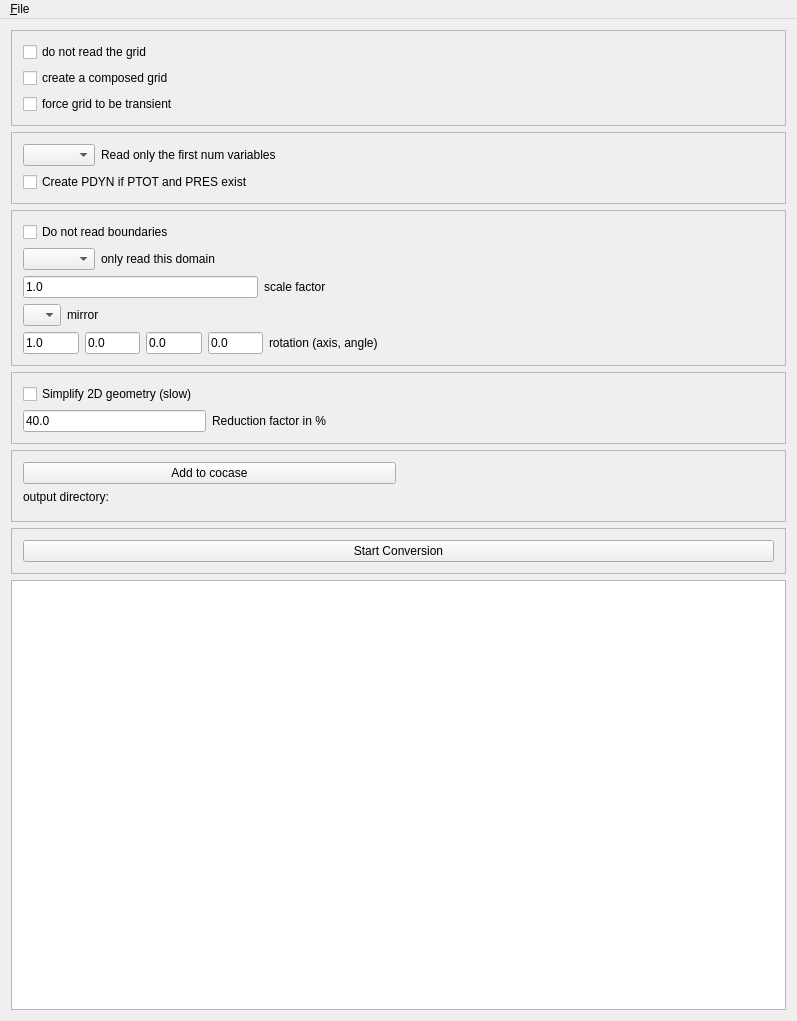
<?xml version="1.0" encoding="UTF-8"?>
<ui version="4.0">
 <comment>Python:from ChangeIndicatedLE import ChangeIndicatedLE</comment>
 <class>Cfx2CoviseGuiBase</class>
 <widget class="QMainWindow" name="Cfx2CoviseGuiBase">
  <property name="geometry">
   <rect>
    <x>0</x>
    <y>0</y>
    <width>797</width>
    <height>1021</height>
   </rect>
  </property>
  <property name="sizePolicy">
   <sizepolicy hsizetype="MinimumExpanding" vsizetype="MinimumExpanding">
    <horstretch>0</horstretch>
    <verstretch>0</verstretch>
   </sizepolicy>
  </property>
  <property name="minimumSize">
   <size>
    <width>624</width>
    <height>909</height>
   </size>
  </property>
  <property name="maximumSize">
   <size>
    <width>32767</width>
    <height>32767</height>
   </size>
  </property>
  <property name="windowTitle">
   <string>cfx2covise</string>
  </property>
  <property name="windowIcon">
   <iconset>
    <normaloff>:/viewpointMgr.png</normaloff>:/viewpointMgr.png</iconset>
  </property>
  <widget class="QWidget" name="widget">
   <layout class="QVBoxLayout" name="verticalLayout_3">
    <item>
     <widget class="QFrame" name="gridFrame">
      <property name="sizePolicy">
       <sizepolicy hsizetype="Preferred" vsizetype="Fixed">
        <horstretch>0</horstretch>
        <verstretch>0</verstretch>
       </sizepolicy>
      </property>
      <property name="frameShape">
       <enum>QFrame::StyledPanel</enum>
      </property>
      <property name="frameShadow">
       <enum>QFrame::Raised</enum>
      </property>
      <layout class="QGridLayout">
       <item row="0" column="0">
        <widget class="QCheckBox" name="cbNoGrid">
         <property name="text">
          <string>do not read the grid</string>
         </property>
        </widget>
       </item>
       <item row="1" column="0">
        <widget class="QCheckBox" name="cbComposedGrid">
         <property name="text">
          <string>create a composed grid</string>
         </property>
        </widget>
       </item>
       <item row="2" column="0">
        <widget class="QCheckBox" name="cbTransientGrid">
         <property name="text">
          <string>force grid to be transient</string>
         </property>
        </widget>
       </item>
      </layout>
     </widget>
    </item>
    <item>
     <widget class="QFrame" name="variableFrame">
      <property name="sizePolicy">
       <sizepolicy hsizetype="Preferred" vsizetype="Fixed">
        <horstretch>0</horstretch>
        <verstretch>0</verstretch>
       </sizepolicy>
      </property>
      <property name="frameShape">
       <enum>QFrame::StyledPanel</enum>
      </property>
      <property name="frameShadow">
       <enum>QFrame::Raised</enum>
      </property>
      <layout class="QGridLayout" name="gridLayout_2">
       <item row="0" column="0">
        <layout class="QHBoxLayout" name="horizontalLayout">
         <item>
          <widget class="QComboBox" name="comboNumVar">
           <property name="sizePolicy">
            <sizepolicy hsizetype="Fixed" vsizetype="Fixed">
             <horstretch>0</horstretch>
             <verstretch>0</verstretch>
            </sizepolicy>
           </property>
          </widget>
         </item>
         <item>
          <widget class="QLabel" name="labelNumVar">
           <property name="text">
            <string>Read only the first num variables</string>
           </property>
          </widget>
         </item>
         <item>
          <spacer name="horizontalSpacer">
           <property name="orientation">
            <enum>Qt::Horizontal</enum>
           </property>
           <property name="sizeHint" stdset="0">
            <size>
             <width>40</width>
             <height>20</height>
            </size>
           </property>
          </spacer>
         </item>
        </layout>
       </item>
       <item row="1" column="0">
        <widget class="QCheckBox" name="cbPdyn">
         <property name="text">
          <string>Create PDYN if PTOT and PRES exist</string>
         </property>
        </widget>
       </item>
      </layout>
     </widget>
    </item>
    <item>
     <widget class="QFrame" name="settingsFrame">
      <property name="sizePolicy">
       <sizepolicy hsizetype="Preferred" vsizetype="Fixed">
        <horstretch>0</horstretch>
        <verstretch>0</verstretch>
       </sizepolicy>
      </property>
      <property name="frameShape">
       <enum>QFrame::StyledPanel</enum>
      </property>
      <property name="frameShadow">
       <enum>QFrame::Raised</enum>
      </property>
      <layout class="QVBoxLayout" name="verticalLayout_2">
       <item>
        <widget class="QCheckBox" name="cbNoBound">
         <property name="text">
          <string>Do not read boundaries</string>
         </property>
        </widget>
       </item>
       <item>
        <layout class="QHBoxLayout" name="horizontalLayout_2">
         <item>
          <widget class="QComboBox" name="comboDomain"/>
         </item>
         <item>
          <widget class="QLabel" name="labelDomain">
           <property name="text">
            <string>only read this domain</string>
           </property>
          </widget>
         </item>
         <item>
          <spacer name="horizontalSpacer_2">
           <property name="orientation">
            <enum>Qt::Horizontal</enum>
           </property>
           <property name="sizeHint" stdset="0">
            <size>
             <width>40</width>
             <height>20</height>
            </size>
           </property>
          </spacer>
         </item>
        </layout>
       </item>
       <item>
        <layout class="QHBoxLayout" name="horizontalLayout_3">
         <item>
          <widget class="QLineEdit" name="leScaleX">
           <property name="text">
            <string>1.0</string>
           </property>
          </widget>
         </item>
         <item>
          <widget class="QLabel" name="label">
           <property name="text">
            <string>scale factor</string>
           </property>
          </widget>
         </item>
         <item>
          <spacer name="horizontalSpacer_3">
           <property name="orientation">
            <enum>Qt::Horizontal</enum>
           </property>
           <property name="sizeHint" stdset="0">
            <size>
             <width>448</width>
             <height>20</height>
            </size>
           </property>
          </spacer>
         </item>
        </layout>
       </item>
       <item>
        <layout class="QHBoxLayout" name="horizontalLayout_9">
         <item>
          <widget class="QComboBox" name="comboMirror">
           <item>
            <property name="text">
             <string/>
            </property>
           </item>
           <item>
            <property name="text">
             <string>X</string>
            </property>
           </item>
           <item>
            <property name="text">
             <string>Y</string>
            </property>
           </item>
           <item>
            <property name="text">
             <string>Z</string>
            </property>
           </item>
          </widget>
         </item>
         <item>
          <widget class="QLabel" name="labelDomain_3">
           <property name="text">
            <string>mirror</string>
           </property>
          </widget>
         </item>
         <item>
          <spacer name="horizontalSpacer_2">
           <property name="orientation">
            <enum>Qt::Horizontal</enum>
           </property>
           <property name="sizeHint" stdset="0">
            <size>
             <width>40</width>
             <height>20</height>
            </size>
           </property>
          </spacer>
         </item>
        </layout>
       </item>
       <item>
        <layout class="QHBoxLayout" name="horizontalLayout_5">
         <item>
          <widget class="QLineEdit" name="leRotAxisX">
           <property name="text">
            <string>1.0</string>
           </property>
          </widget>
         </item>
         <item>
          <widget class="QLineEdit" name="leRotAxisY">
           <property name="text">
            <string>0.0</string>
           </property>
          </widget>
         </item>
         <item>
          <widget class="QLineEdit" name="leRotAxisZ">
           <property name="text">
            <string>0.0</string>
           </property>
          </widget>
         </item>
         <item>
          <widget class="QLineEdit" name="leRotAngle">
           <property name="text">
            <string>0.0</string>
           </property>
          </widget>
         </item>
         <item>
          <widget class="QLabel" name="label_3">
           <property name="text">
            <string>rotation (axis, angle)</string>
           </property>
          </widget>
         </item>
         <item>
          <spacer name="horizontalSpacer_3">
           <property name="orientation">
            <enum>Qt::Horizontal</enum>
           </property>
           <property name="sizeHint" stdset="0">
            <size>
             <width>448</width>
             <height>20</height>
            </size>
           </property>
          </spacer>
         </item>
        </layout>
       </item>
      </layout>
     </widget>
    </item>
    <item>
     <widget class="QFrame" name="reduceFrame">
      <property name="sizePolicy">
       <sizepolicy hsizetype="Preferred" vsizetype="Fixed">
        <horstretch>0</horstretch>
        <verstretch>0</verstretch>
       </sizepolicy>
      </property>
      <property name="frameShape">
       <enum>QFrame::StyledPanel</enum>
      </property>
      <property name="frameShadow">
       <enum>QFrame::Raised</enum>
      </property>
      <layout class="QVBoxLayout" name="verticalLayout">
       <item>
        <widget class="QCheckBox" name="reduceCheckBox">
         <property name="text">
          <string>Simplify 2D geometry (slow)</string>
         </property>
        </widget>
       </item>
       <item>
        <layout class="QHBoxLayout" name="horizontalLayout_4">
         <item>
          <widget class="QLineEdit" name="leReductionFactor">
           <property name="text">
            <string>40.0</string>
           </property>
          </widget>
         </item>
         <item>
          <widget class="QLabel" name="label_2">
           <property name="text">
            <string>Reduction factor in %</string>
           </property>
          </widget>
         </item>
         <item>
          <spacer name="horizontalSpacer_3">
           <property name="orientation">
            <enum>Qt::Horizontal</enum>
           </property>
           <property name="sizeHint" stdset="0">
            <size>
             <width>448</width>
             <height>20</height>
            </size>
           </property>
          </spacer>
         </item>
        </layout>
       </item>
      </layout>
     </widget>
    </item>
    <item>
     <widget class="QFrame" name="outputDirFrame">
      <property name="sizePolicy">
       <sizepolicy hsizetype="Preferred" vsizetype="Fixed">
        <horstretch>0</horstretch>
        <verstretch>0</verstretch>
       </sizepolicy>
      </property>
      <property name="frameShape">
       <enum>QFrame::StyledPanel</enum>
      </property>
      <property name="frameShadow">
       <enum>QFrame::Raised</enum>
      </property>
      <layout class="QGridLayout" name="gridLayout">
       <item row="1" column="0" colspan="2">
        <widget class="QLabel" name="outputDirTextLabel">
         <property name="text">
          <string>output directory:</string>
         </property>
         <property name="wordWrap">
          <bool>false</bool>
         </property>
        </widget>
       </item>
       <item row="3" column="0" colspan="2">
        <widget class="ChangeIndicatedLE" name="outputDirLineEdit" native="true">
         <property name="sizePolicy">
          <sizepolicy hsizetype="Expanding" vsizetype="Fixed">
           <horstretch>0</horstretch>
           <verstretch>0</verstretch>
          </sizepolicy>
         </property>
         <property name="minimumSize">
          <size>
           <width>30</width>
           <height>0</height>
          </size>
         </property>
        </widget>
       </item>
       <item row="0" column="0">
        <widget class="QPushButton" name="coCasePushButton">
         <property name="text">
          <string>Add to cocase</string>
         </property>
        </widget>
       </item>
       <item row="0" column="1">
        <widget class="QLabel" name="coCaseLabel">
         <property name="frameShape">
          <enum>QFrame::NoFrame</enum>
         </property>
         <property name="text">
          <string/>
         </property>
        </widget>
       </item>
      </layout>
     </widget>
    </item>
    <item>
     <widget class="QFrame" name="startConversionFrame">
      <property name="sizePolicy">
       <sizepolicy hsizetype="Preferred" vsizetype="Fixed">
        <horstretch>0</horstretch>
        <verstretch>0</verstretch>
       </sizepolicy>
      </property>
      <property name="frameShape">
       <enum>QFrame::StyledPanel</enum>
      </property>
      <property name="frameShadow">
       <enum>QFrame::Raised</enum>
      </property>
      <layout class="QGridLayout">
       <item row="0" column="0">
        <widget class="QPushButton" name="startConversionPushButton">
         <property name="text">
          <string>Start Conversion</string>
         </property>
        </widget>
       </item>
      </layout>
     </widget>
    </item>
    <item>
     <widget class="QTextEdit" name="statusText">
      <property name="sizePolicy">
       <sizepolicy hsizetype="Preferred" vsizetype="Preferred">
        <horstretch>0</horstretch>
        <verstretch>0</verstretch>
       </sizepolicy>
      </property>
      <property name="text" stdset="0">
       <string/>
      </property>
     </widget>
    </item>
   </layout>
  </widget>
  <widget class="QMenuBar" name="MenuBar">
   <property name="geometry">
    <rect>
     <x>0</x>
     <y>0</y>
     <width>797</width>
     <height>25</height>
    </rect>
   </property>
   <widget class="QMenu" name="fileMenu">
    <property name="title">
     <string>&amp;File</string>
    </property>
    <addaction name="fileOpenAction"/>
    <addaction name="separator"/>
    <addaction name="separator"/>
   </widget>
   <addaction name="fileMenu"/>
  </widget>
  <action name="fileNewAction">
   <property name="icon">
    <iconset>
     <normaloff>image2</normaloff>image2</iconset>
   </property>
   <property name="text">
    <string>&amp;New</string>
   </property>
   <property name="iconText">
    <string>New</string>
   </property>
   <property name="shortcut">
    <string>Ctrl+N</string>
   </property>
  </action>
  <action name="fileOpenAction">
   <property name="icon">
    <iconset>
     <normaloff>image3</normaloff>image3</iconset>
   </property>
   <property name="text">
    <string>&amp;Open...</string>
   </property>
   <property name="iconText">
    <string>Open</string>
   </property>
   <property name="shortcut">
    <string>Ctrl+O</string>
   </property>
  </action>
  <action name="fileSaveAction">
   <property name="icon">
    <iconset>
     <normaloff>image4</normaloff>image4</iconset>
   </property>
   <property name="text">
    <string>&amp;Save</string>
   </property>
   <property name="iconText">
    <string>Save</string>
   </property>
   <property name="shortcut">
    <string>Ctrl+S</string>
   </property>
  </action>
  <action name="fileSaveAsAction">
   <property name="text">
    <string>Save &amp;As...</string>
   </property>
   <property name="iconText">
    <string>Save As</string>
   </property>
   <property name="shortcut">
    <string/>
   </property>
  </action>
  <action name="filePrintAction">
   <property name="icon">
    <iconset>
     <normaloff>image5</normaloff>image5</iconset>
   </property>
   <property name="text">
    <string>&amp;Print...</string>
   </property>
   <property name="iconText">
    <string>Print</string>
   </property>
   <property name="shortcut">
    <string>Ctrl+P</string>
   </property>
  </action>
  <action name="fileExitAction">
   <property name="text">
    <string>E&amp;xit</string>
   </property>
   <property name="iconText">
    <string>Exit</string>
   </property>
   <property name="shortcut">
    <string/>
   </property>
  </action>
 </widget>
 <layoutdefault spacing="6" margin="11"/>
 <customwidgets>
  <customwidget>
   <class>ChangeIndicatedLE</class>
   <extends>QWidget</extends>
   <header location="global">ChangeIndicatedLE</header>
  </customwidget>
 </customwidgets>
 <includes>
  <include location="local">changeindicatedle.h</include>
  <include location="local">changeindicatedle.h</include>
 </includes>
 <resources/>
 <connections>
  <connection>
   <sender>fileOpenAction</sender>
   <signal>triggered()</signal>
   <receiver>Cfx2CoviseGuiBase</receiver>
   <slot>fileOpen()</slot>
   <hints>
    <hint type="sourcelabel">
     <x>-1</x>
     <y>-1</y>
    </hint>
    <hint type="destinationlabel">
     <x>20</x>
     <y>20</y>
    </hint>
   </hints>
  </connection>
  <connection>
   <sender>fileExitAction</sender>
   <signal>triggered()</signal>
   <receiver>Cfx2CoviseGuiBase</receiver>
   <slot>fileExit()</slot>
   <hints>
    <hint type="sourcelabel">
     <x>-1</x>
     <y>-1</y>
    </hint>
    <hint type="destinationlabel">
     <x>20</x>
     <y>20</y>
    </hint>
   </hints>
  </connection>
 </connections>
</ui>
